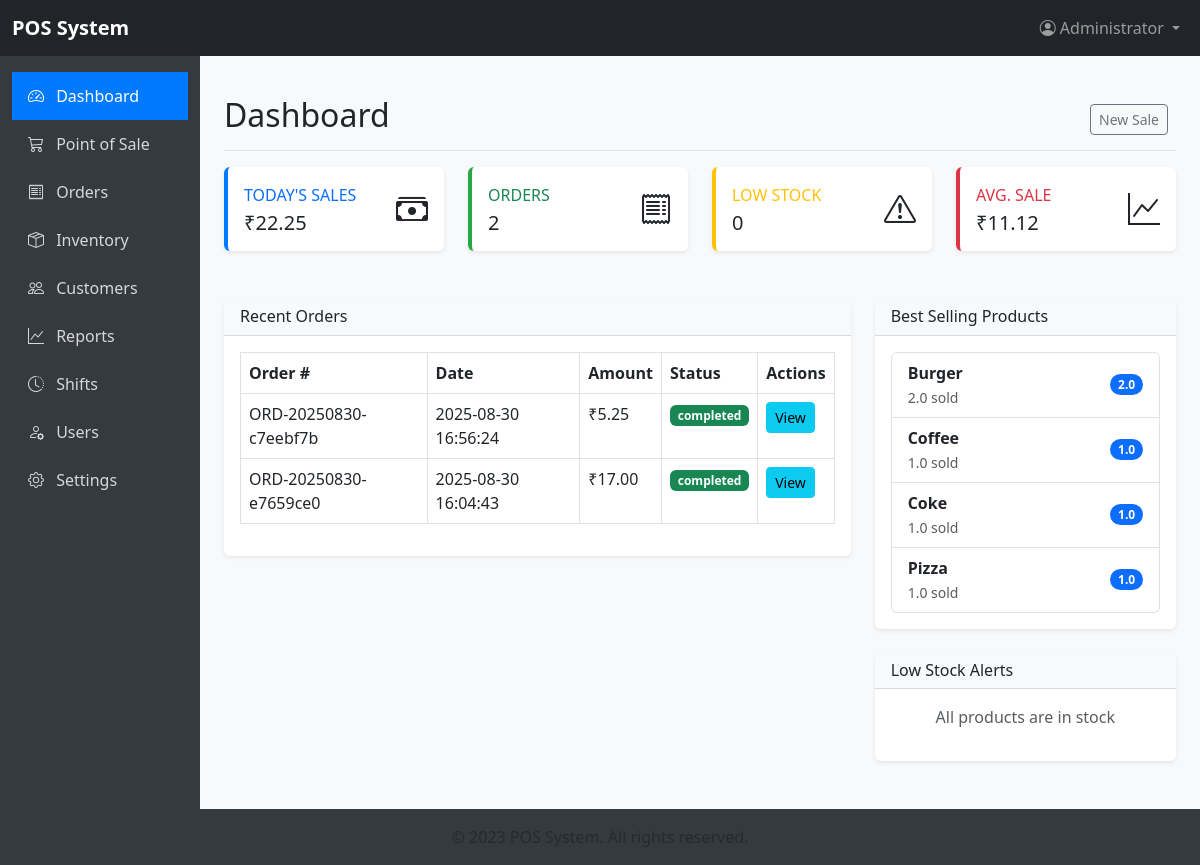
The app's page /dashboard (signed in) with its own data.
### tables this page shows
CREATE TABLE orders (
        id INTEGER PRIMARY KEY AUTOINCREMENT,
        order_number TEXT UNIQUE NOT NULL,
        user_id INTEGER,
        customer_id INTEGER,
        table_id INTEGER,
        status TEXT DEFAULT 'pending',
        order_date TEXT NOT NULL,
        total_amount REAL NOT NULL,
        tax_amount REAL DEFAULT 0,
        discount_amount REAL DEFAULT 0,
        payment_method TEXT,
        payment_status TEXT DEFAULT 'pending',
        notes TEXT,
        FOREIGN KEY (user_id) REFERENCES users(id),
        FOREIGN KEY (customer_id) REFERENCES customers(id)
    );

CREATE TABLE products (
        id INTEGER PRIMARY KEY AUTOINCREMENT,
        name TEXT NOT NULL,
        description TEXT,
        category_id INTEGER,
        price REAL NOT NULL,
        cost_price REAL,
        barcode TEXT,
        stock INTEGER DEFAULT 0,
        min_stock INTEGER DEFAULT 0,
        image BLOB,
        active INTEGER DEFAULT 1,
        tax_rate REAL DEFAULT 0,
        FOREIGN KEY (category_id) REFERENCES categories(id)
    );

### flaskApp/app.py (the view)
@app.route('/dashboard')
@login_required
def dashboard():
    conn = get_db_connection()
    today = datetime.datetime.now().strftime('%Y-%m-%d')
    today_sales = conn.execute("""
    SELECT COUNT(id) as orders, SUM(total_amount) as sales
    FROM orders
    WHERE DATE(order_date) = ? AND status = 'completed'
    """, (today,)).fetchone()
    low_stock = conn.execute("""
    SELECT id, name, stock, min_stock FROM products
    WHERE stock <= min_stock AND active = 1
    ORDER BY stock
    LIMIT 5
    """).fetchall()
    best_sellers = conn.execute("""
    SELECT p.id, p.name, SUM(oi.quantity) as quantity
    FROM order_items oi
    JOIN products p ON oi.product_id = p.id
    JOIN orders o ON oi.order_id = o.id
    WHERE DATE(o.order_date) = ? AND o.status = 'completed'
    GROUP BY p.id
    ORDER BY quantity DESC
    LIMIT 5
    """, (today,)).fetchall()
    recent_orders = conn.execute("""
    SELECT id, order_number, order_date, total_amount, status
    FROM orders
    WHERE DATE(order_date) = ?
    ORDER BY order_date DESC
    LIMIT 5
    """, (today,)).fetchall()
    conn.close()
    return render_template(
        'dashboard.html',
        today_sales=today_sales,
        low_stock=low_stock,
        best_sellers=best_sellers,
        recent_orders=recent_orders
    )

### flaskApp/app.py (called while the page is built)
def get_db_connection():
    conn = sqlite3.connect(DB_PATH)
    conn.row_factory = sqlite3.Row
    return conn

def login_required(f):
    @wraps(f)
    def decorated_function(*args, **kwargs):
        if 'user_id' not in session:
            return redirect(url_for('login'))
        return f(*args, **kwargs)
    return decorated_function

### flaskApp/templates/dashboard.html (shortened to what this page needs)
{% extends "base.html" %}
{% block content %}
<div class="d-flex justify-content-between flex-wrap flex-md-nowrap align-items-center pt-3 pb-2 mb-3 border-bottom">
    <h1 class="h2">Dashboard</h1>
    <div class="btn-toolbar mb-2 mb-md-0">
        <div class="btn-group me-2">
            <a href="{{ url_for('pos') }}" class="btn btn-sm btn-outline-secondary">New Sale</a>
        </div>
    </div>
</div>
<div class="row">
    <div class="col-xl-3 col-md-6 mb-4">
        <div class="card stats-card">
            <div class="card-body">
                <div class="row no-gutters align-items-center">
                    <div class="col mr-2">
                        <div class="text-xs font-weight-bold text-primary text-uppercase mb-1">Today's Sales</div>
                        <div class="h5 mb-0 font-weight-bold text-gray-800">₹{{ "%.2f"|format(today_sales.sales or 0) }}</div>
                    </div>
                    <div class="col-auto">
                        <i class="bi bi-cash-stack fs-2 text-gray-300"></i>
                    </div>
                </div>
            </div>
        </div>
    </div>
    <div class="col-xl-3 col-md-6 mb-4">
        <div class="card stats-card success">
            <div class="card-body">
                <div class="row no-gutters align-items-center">
                    <div class="col mr-2">
                        <div class="text-xs font-weight-bold text-success text-uppercase mb-1">Orders</div>
                        <div class="h5 mb-0 font-weight-bold text-gray-800">{{ today_sales.orders or 0 }}</div>
                    </div>
                    <div class="col-auto">
                        <i class="bi bi-receipt fs-2 text-gray-300"></i>
                    </div>
                </div>
            </div>
        </div>
    </div>
    <div class="col-xl-3 col-md-6 mb-4">
        <div class="card stats-card warning">
            <div class="card-body">
                <div class="row no-gutters align-items-center">
                    <div class="col mr-2">
                        <div class="text-xs font-weight-bold text-warning text-uppercase mb-1">Low Stock</div>
                        <div class="h5 mb-0 font-weight-bold text-gray-800">{{ low_stock|length }}</div>
                    </div>
                    <div class="col-auto">
                        <i class="bi bi-exclamation-triangle fs-2 text-gray-300"></i>
                    </div>
                </div>
            </div>
        </div>
    </div>
    <div class="col-xl-3 col-md-6 mb-4">
        <div class="card stats-card danger">
            <div class="card-body">
                <div class="row no-gutters align-items-center">
                    <div class="col mr-2">
                        <div class="text-xs font-weight-bold text-danger text-uppercase mb-1">Avg. Sale</div>
                        <div class="h5 mb-0 font-weight-bold text-gray-800">
                            {% if today_sales.orders and today_sales.orders > 0 %}
                                ₹{{ "%.2f"|format(today_sales.sales / today_sales.orders) }}
                            {% else %}
                                ₹0.00
                            {% endif %}
                        </div>
                    </div>
                    <div class="col-auto">
                        <i class="bi bi-graph-up fs-2 text-gray-300"></i>
                    </div>
                </div>
            </div>
        </div>
    </div>
</div>
<div class="row">
    <div class="col-lg-8">
        <div class="card">
            <div class="card-header">
                <h6 class="m-0 font-weight-bold">Recent Orders</h6>
            </div>
            <div class="card-body">
                <div class="table-responsive">
                    <table class="table table-bordered" width="100%" cellspacing="0">
                        <thead>
                            <tr>
                                <th>Order #</th>
                                <th>Date</th>
                                <th>Amount</th>
                                <th>Status</th>
                                <th>Actions</th>
                            </tr>
                        </thead>
                        <tbody>
                            {% for order in recent_orders %}
                            <tr>
                                <td>{{ order.order_number }}</td>
                                <td>{{ order.order_date }}</td>
                                <td>₹{{ "%.2f"|format(order.total_amount) }}</td>
                                <td>
                                    <span class="badge bg-{{ 'success' if order.status == 'completed' else 'warning' }}">
                                        {{ order.status }}
                                    </span>
                                </td>
                                <td>
                                    <a href="{{ url_for('order_detail', order_id=order.id) }}" class="btn btn-sm btn-info">View</a>
                                </td>
                            </tr>
                            {% else %}
                            <tr>
                                <td colspan="5" class="text-center">No recent orders</td>
                            </tr>
                            {% endfor %}
                        </tbody>
                    </table>
                </div>
            </div>
        </div>
    </div>
    <div class="col-lg-4">
        <div class="card">
            <div class="card-header">
                <h6 class="m-0 font-weight-bold">Best Selling Products</h6>
            </div>
            <div class="card-body">
                {% if best_sellers %}
                <div class="list-group">
                    {% for product in best_sellers %}
                    <div class="list-group-item d-flex justify-content-between align-items-center">
                        <div>
                            <div class="fw-bold">{{ product.name }}</div>
                            <small class="text-muted">{{ product.quantity }} sold</small>
                        </div>
                        <span class="badge bg-primary rounded-pill">{{ product.quantity }}</span>
                    </div>
                    {% endfor %}
                </div>
                {% else %}
                <p class="text-center text-muted">No sales data available</p>
                {% endif %}
            </div>
        </div>
        <div class="card mt-4">
            <div class="card-header">
                <h6 class="m-0 font-weight-bold">Low Stock Alerts</h6>
            </div>
            <div class="card-body">
                {% if low_stock %}
                <div class="list-group">
                    {% for product in low_stock %}
                    <div class="list-group-item d-flex justify-content-between align-items-center">
                        <div>
                            <div class="fw-bold">{{ product.name }}</div>
                            <small class="text-muted">Stock: {{ product.stock }} (Min: {{ product.min_stock }})</small>
                        </div>
                        <span class="badge bg-warning rounded-pill">{{ product.stock }}</span>
                    </div>
                    {% endfor %}
                </div>
                <div class="mt-3">
                    <a href="{{ url_for('inventory') }}" class="btn btn-sm btn-primary w-100">Manage Inventory</a>
                </div>
                {% else %}
                <p class="text-center text-muted">All products are in stock</p>
                {% endif %}
            </div>
        </div>
    </div>
</div>
{% endblock %}

### flaskApp/templates/base.html (shortened to what this page needs)
<!DOCTYPE html>
<html lang="en">
<head>
    <link href="https://cdn.jsdelivr.net/npm/bootstrap@5.3.0/dist/css/bootstrap.min.css" rel="stylesheet">
    <link rel="stylesheet" href="https://cdn.jsdelivr.net/npm/bootstrap-icons@1.10.0/font/bootstrap-icons.css">
</head>
<body>
    <nav class="navbar navbar-expand-lg navbar-dark bg-dark">
        <div class="container-fluid">
            <a class="navbar-brand" href="{{ url_for('dashboard') }}">POS System</a>
            <div class="navbar-nav ms-auto">
                {% if session.user_id %}
                <div class="nav-item dropdown">
                    <a class="nav-link dropdown-toggle" href="#" id="navbarDropdown" role="button" data-bs-toggle="dropdown" aria-expanded="false">
                        <i class="bi bi-person-circle"></i> {{ session.name }}
                    </a>
                </div>
                {% endif %}
            </div>
        </div>
    </nav>
    <div class="container-fluid">
        <div class="row">
            <nav class="col-md-3 col-lg-2 d-md-block sidebar collapse" id="sidebar">
                <div class="position-sticky pt-3">
                    <ul class="nav flex-column">
                        <li class="nav-item">
                            <a class="nav-link {% if request.endpoint == 'dashboard' %}active{% endif %}" href="{{ url_for('dashboard') }}">
                                <i class="bi bi-speedometer2"></i> Dashboard
                            </a>
                        </li>
                        <li class="nav-item">
                            <a class="nav-link {% if request.endpoint == 'pos' %}active{% endif %}" href="{{ url_for('pos') }}">
                                <i class="bi bi-cart3"></i> Point of Sale
                            </a>
                        </li>
                        <li class="nav-item">
                            <a class="nav-link {% if request.endpoint == 'orders' %}active{% endif %}" href="{{ url_for('orders') }}">
                                <i class="bi bi-receipt"></i> Orders
                            </a>
                        </li>
                        {% if session.role in ['admin', 'manager'] %}
                        <li class="nav-item">
                            <a class="nav-link {% if request.endpoint == 'inventory' %}active{% endif %}" href="{{ url_for('inventory') }}">
                                <i class="bi bi-box-seam"></i> Inventory
                            </a>
                        </li>
                        <li class="nav-item">
                            <a class="nav-link {% if request.endpoint == 'customers' %}active{% endif %}" href="{{ url_for('customers') }}">
                                <i class="bi bi-people"></i> Customers
                            </a>
                        </li>
                        <li class="nav-item">
                            <a class="nav-link {% if request.endpoint == 'reports' %}active{% endif %}" href="{{ url_for('reports') }}">
                                <i class="bi bi-graph-up"></i> Reports
                            </a>
                        </li>
                        {% endif %}
                        <li class="nav-item">
                            <a class="nav-link {% if request.endpoint == 'shifts' %}active{% endif %}" href="{{ url_for('shifts') }}">
                                <i class="bi bi-clock-history"></i> Shifts
                            </a>
                        </li>
                        {% if session.role == 'admin' %}
                        <li class="nav-item">
                            <a class="nav-link {% if request.endpoint == 'users' %}active{% endif %}" href="{{ url_for('users') }}">
                                <i class="bi bi-person-gear"></i> Users
                            </a>
                        </li>
                        <li class="nav-item">
                            <a class="nav-link {% if request.endpoint == 'settings' %}active{% endif %}" href="{{ url_for('settings') }}">
                                <i class="bi bi-gear"></i> Settings
                            </a>
                        </li>
                        {% endif %}
                    </ul>
                </div>
            </nav>
            <main class="col-md-9 ms-sm-auto col-lg-10 px-md-4 content">
                {% block content %}{% endblock %}
            </main>
        </div>
    </div>
    <footer class="footer mt-auto py-3">
        <div class="container text-center">
            <span class="text-muted">© 2023 POS System. All rights reserved.</span>
        </div>
    </footer>
</body>
</html>

### flaskApp/templates/base.html (style rules this page uses)
body { font-family: 'Segoe UI', Tahoma, Geneva, Verdana, sans-serif; background-color: #f8f9fa; }
.navbar-brand { font-weight: bold; }
.sidebar { min-height: calc(100vh - 56px); background-color: #343a40; color: white; }
.sidebar .nav-link { color: rgba(255, 255, 255, 0.8); padding: 0.75rem 1rem; }
.sidebar .nav-link.active { color: white; background-color: #007bff; }
.sidebar .nav-link i { margin-right: 0.5rem; }
.content { padding: 1.5rem; }
.card { border: none; box-shadow: 0 0.125rem 0.25rem rgba(0, 0, 0, 0.075); margin-bottom: 1.5rem; }
.card-header { background-color: #f8f9fa; border-bottom: 1px solid rgba(0, 0, 0, 0.125); font-weight: 600; }
.table th { border-top: none; }
.footer { background-color: #343a40; color: white; padding: 1rem 0; margin-top: auto; }
.stats-card { border-left: 4px solid #007bff; }
.stats-card.success { border-left-color: #28a745; }
.stats-card.warning { border-left-color: #ffc107; }
.stats-card.danger { border-left-color: #dc3545; }

### records on screen
orders: order_number "ORD-20250830-c7eebf7b", order_date "2025-08-30 16:56:24", total_amount "5.25", status "completed"
orders: order_number "ORD-20250830-e7659ce0", order_date "2025-08-30 16:04:43", total_amount "17.00", status "completed"
products: name "Burger", quantity "2.0"
products: name "Coffee", quantity "1.0"
products: name "Coke", quantity "1.0"
products: name "Pizza", quantity "1.0"

### other values on screen
{{ session.name }} "Administrator"
{{ "%.2f"|format(today_sales.sales or 0) }} "22.25"
{{ today_sales.orders or 0 }} "2"
{{ low_stock|length }} "0"
{{ "%.2f"|format(today_sales.sales / today_sales.orders) }} "11.12"
